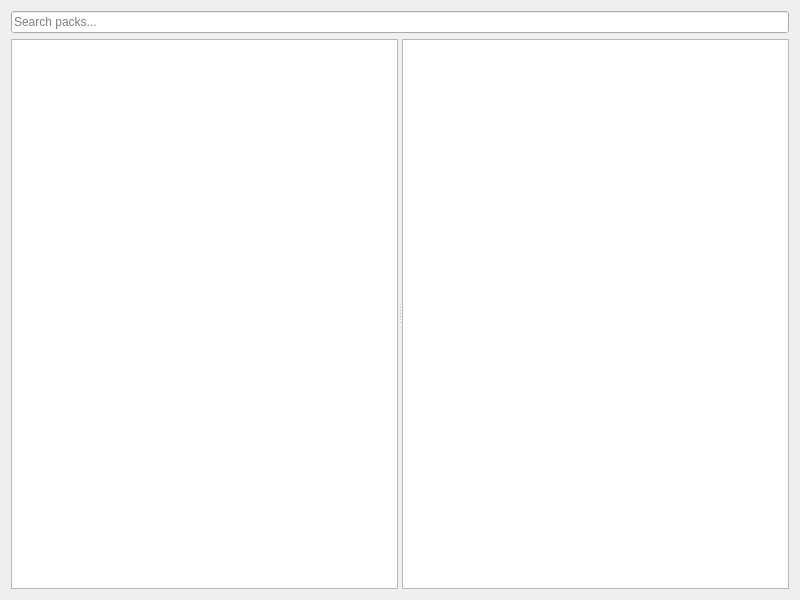
<?xml version="1.0" encoding="UTF-8"?>
<ui version="4.0">
 <class>LCSVPage</class>
 <widget class="QWidget" name="LCSVPage">
  <property name="geometry">
   <rect><x>0</x><y>0</y><width>800</width><height>600</height></rect>
  </property>
  <layout class="QVBoxLayout" name="verticalLayout">
   <item>
    <widget class="QLineEdit" name="searchEdit">
     <property name="placeholderText">
      <string>Search packs...</string>
     </property>
    </widget>
   </item>
   <item>
    <widget class="QSplitter" name="splitter">
     <property name="orientation">
      <enum>Qt::Horizontal</enum>
     </property>
     <widget class="QListView" name="packView">
      <property name="iconSize">
       <size><width>48</width><height>48</height></size>
      </property>
      <property name="uniformItemSizes">
       <bool>true</bool>
      </property>
     </widget>
     <widget class="QTextBrowser" name="packDescription">
      <property name="openExternalLinks">
       <bool>true</bool>
      </property>
     </widget>
    </widget>
   </item>
  </layout>
 </widget>
 <resources/>
 <connections/>
</ui>
